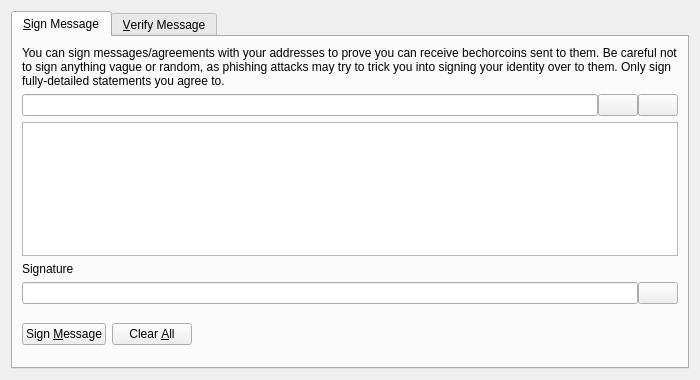
<?xml version="1.0" encoding="UTF-8"?>
<ui version="4.0">
 <class>SignVerifyMessageDialog</class>
 <widget class="QDialog" name="SignVerifyMessageDialog">
  <property name="geometry">
   <rect>
    <x>0</x>
    <y>0</y>
    <width>700</width>
    <height>380</height>
   </rect>
  </property>
  <property name="windowTitle">
   <string>Signatures - Sign / Verify a Message</string>
  </property>
  <property name="modal">
   <bool>true</bool>
  </property>
  <layout class="QVBoxLayout" name="verticalLayout">
   <item>
    <widget class="QTabWidget" name="tabWidget">
     <property name="currentIndex">
      <number>0</number>
     </property>
     <widget class="QWidget" name="tabSignMessage">
      <attribute name="title">
       <string>&amp;Sign Message</string>
      </attribute>
      <layout class="QVBoxLayout" name="verticalLayout_SM">
       <item>
        <widget class="QLabel" name="infoLabel_SM">
         <property name="text">
          <string>You can sign messages/agreements with your addresses to prove you can receive bechorcoins sent to them. Be careful not to sign anything vague or random, as phishing attacks may try to trick you into signing your identity over to them. Only sign fully-detailed statements you agree to.</string>
         </property>
         <property name="textFormat">
          <enum>Qt::PlainText</enum>
         </property>
         <property name="wordWrap">
          <bool>true</bool>
         </property>
        </widget>
       </item>
       <item>
        <layout class="QHBoxLayout" name="horizontalLayout_1_SM">
         <property name="spacing">
          <number>0</number>
         </property>
         <item>
          <widget class="QValidatedLineEdit" name="addressIn_SM">
           <property name="toolTip">
            <string>The bechorcoin address to sign the message with</string>
           </property>
          </widget>
         </item>
         <item>
          <widget class="QPushButton" name="addressBookButton_SM">
           <property name="toolTip">
            <string>Choose previously used address</string>
           </property>
           <property name="text">
            <string/>
           </property>
           <property name="icon">
            <iconset resource="../bitcoin.qrc">
             <normaloff>:/icons/address-book</normaloff>:/icons/address-book</iconset>
           </property>
           <property name="shortcut">
            <string>Alt+A</string>
           </property>
           <property name="autoDefault">
            <bool>false</bool>
           </property>
          </widget>
         </item>
         <item>
          <widget class="QPushButton" name="pasteButton_SM">
           <property name="toolTip">
            <string>Paste address from clipboard</string>
           </property>
           <property name="text">
            <string/>
           </property>
           <property name="icon">
            <iconset resource="../bitcoin.qrc">
             <normaloff>:/icons/editpaste</normaloff>:/icons/editpaste</iconset>
           </property>
           <property name="shortcut">
            <string>Alt+P</string>
           </property>
           <property name="autoDefault">
            <bool>false</bool>
           </property>
          </widget>
         </item>
        </layout>
       </item>
       <item>
        <widget class="QPlainTextEdit" name="messageIn_SM">
         <property name="toolTip">
          <string>Enter the message you want to sign here</string>
         </property>
        </widget>
       </item>
       <item>
        <widget class="QLabel" name="signatureLabel_SM">
         <property name="text">
          <string>Signature</string>
         </property>
         <property name="textFormat">
          <enum>Qt::PlainText</enum>
         </property>
        </widget>
       </item>
       <item>
        <layout class="QHBoxLayout" name="horizontalLayout_2_SM">
         <property name="spacing">
          <number>0</number>
         </property>
         <item>
          <widget class="QLineEdit" name="signatureOut_SM">
           <property name="font">
            <font>
             <italic>true</italic>
            </font>
           </property>
           <property name="readOnly">
            <bool>true</bool>
           </property>
          </widget>
         </item>
         <item>
          <widget class="QPushButton" name="copySignatureButton_SM">
           <property name="toolTip">
            <string>Copy the current signature to the system clipboard</string>
           </property>
           <property name="text">
            <string/>
           </property>
           <property name="icon">
            <iconset resource="../bitcoin.qrc">
             <normaloff>:/icons/editcopy</normaloff>:/icons/editcopy</iconset>
           </property>
           <property name="autoDefault">
            <bool>false</bool>
           </property>
          </widget>
         </item>
        </layout>
       </item>
       <item>
        <layout class="QHBoxLayout" name="horizontalLayout_3_SM">
         <item>
          <widget class="QPushButton" name="signMessageButton_SM">
           <property name="toolTip">
            <string>Sign the message to prove you own this bechorcoin address</string>
           </property>
           <property name="text">
            <string>Sign &amp;Message</string>
           </property>
           <property name="icon">
            <iconset resource="../bitcoin.qrc">
             <normaloff>:/icons/edit</normaloff>:/icons/edit</iconset>
           </property>
           <property name="autoDefault">
            <bool>false</bool>
           </property>
          </widget>
         </item>
         <item>
          <widget class="QPushButton" name="clearButton_SM">
           <property name="toolTip">
            <string>Reset all sign message fields</string>
           </property>
           <property name="text">
            <string>Clear &amp;All</string>
           </property>
           <property name="icon">
            <iconset resource="../bitcoin.qrc">
             <normaloff>:/icons/remove</normaloff>:/icons/remove</iconset>
           </property>
           <property name="autoDefault">
            <bool>false</bool>
           </property>
          </widget>
         </item>
         <item>
          <spacer name="horizontalSpacer_1_SM">
           <property name="orientation">
            <enum>Qt::Horizontal</enum>
           </property>
           <property name="sizeHint" stdset="0">
            <size>
             <width>40</width>
             <height>48</height>
            </size>
           </property>
          </spacer>
         </item>
         <item>
          <widget class="QLabel" name="statusLabel_SM">
           <property name="font">
            <font>
             <weight>75</weight>
             <bold>true</bold>
            </font>
           </property>
           <property name="text">
            <string/>
           </property>
           <property name="wordWrap">
            <bool>true</bool>
           </property>
          </widget>
         </item>
         <item>
          <spacer name="horizontalSpacer_2_SM">
           <property name="orientation">
            <enum>Qt::Horizontal</enum>
           </property>
           <property name="sizeHint" stdset="0">
            <size>
             <width>40</width>
             <height>48</height>
            </size>
           </property>
          </spacer>
         </item>
        </layout>
       </item>
      </layout>
     </widget>
     <widget class="QWidget" name="tabVerifyMessage">
      <attribute name="title">
       <string>&amp;Verify Message</string>
      </attribute>
      <layout class="QVBoxLayout" name="verticalLayout_VM">
       <item>
        <widget class="QLabel" name="infoLabel_VM">
         <property name="text">
          <string>Enter the receiver's address, message (ensure you copy line breaks, spaces, tabs, etc. exactly) and signature below to verify the message. Be careful not to read more into the signature than what is in the signed message itself, to avoid being tricked by a man-in-the-middle attack. Note that this only proves the signing party receives with the address, it cannot prove sendership of any transaction!</string>
         </property>
         <property name="textFormat">
          <enum>Qt::PlainText</enum>
         </property>
         <property name="alignment">
          <set>Qt::AlignLeading|Qt::AlignLeft|Qt::AlignTop</set>
         </property>
         <property name="wordWrap">
          <bool>true</bool>
         </property>
        </widget>
       </item>
       <item>
        <layout class="QHBoxLayout" name="horizontalLayout_1_VM">
         <property name="spacing">
          <number>0</number>
         </property>
         <item>
          <widget class="QValidatedLineEdit" name="addressIn_VM">
           <property name="toolTip">
            <string>The bechorcoin address the message was signed with</string>
           </property>
          </widget>
         </item>
         <item>
          <widget class="QPushButton" name="addressBookButton_VM">
           <property name="toolTip">
            <string>Choose previously used address</string>
           </property>
           <property name="text">
            <string/>
           </property>
           <property name="icon">
            <iconset resource="../bitcoin.qrc">
             <normaloff>:/icons/address-book</normaloff>:/icons/address-book</iconset>
           </property>
           <property name="shortcut">
            <string>Alt+A</string>
           </property>
           <property name="autoDefault">
            <bool>false</bool>
           </property>
          </widget>
         </item>
        </layout>
       </item>
       <item>
        <widget class="QPlainTextEdit" name="messageIn_VM"/>
       </item>
       <item>
        <widget class="QValidatedLineEdit" name="signatureIn_VM"/>
       </item>
       <item>
        <layout class="QHBoxLayout" name="horizontalLayout_2_VM">
         <item>
          <widget class="QPushButton" name="verifyMessageButton_VM">
           <property name="toolTip">
            <string>Verify the message to ensure it was signed with the specified bechorcoin address</string>
           </property>
           <property name="text">
            <string>Verify &amp;Message</string>
           </property>
           <property name="icon">
            <iconset resource="../bitcoin.qrc">
             <normaloff>:/icons/transaction_0</normaloff>:/icons/transaction_0</iconset>
           </property>
           <property name="autoDefault">
            <bool>false</bool>
           </property>
          </widget>
         </item>
         <item>
          <widget class="QPushButton" name="clearButton_VM">
           <property name="toolTip">
            <string>Reset all verify message fields</string>
           </property>
           <property name="text">
            <string>Clear &amp;All</string>
           </property>
           <property name="icon">
            <iconset resource="../bitcoin.qrc">
             <normaloff>:/icons/remove</normaloff>:/icons/remove</iconset>
           </property>
           <property name="autoDefault">
            <bool>false</bool>
           </property>
          </widget>
         </item>
         <item>
          <spacer name="horizontalSpacer_1_VM">
           <property name="orientation">
            <enum>Qt::Horizontal</enum>
           </property>
           <property name="sizeHint" stdset="0">
            <size>
             <width>40</width>
             <height>48</height>
            </size>
           </property>
          </spacer>
         </item>
         <item>
          <widget class="QLabel" name="statusLabel_VM">
           <property name="font">
            <font>
             <weight>75</weight>
             <bold>true</bold>
            </font>
           </property>
           <property name="text">
            <string/>
           </property>
           <property name="wordWrap">
            <bool>true</bool>
           </property>
          </widget>
         </item>
         <item>
          <spacer name="horizontalSpacer_2_VM">
           <property name="orientation">
            <enum>Qt::Horizontal</enum>
           </property>
           <property name="sizeHint" stdset="0">
            <size>
             <width>40</width>
             <height>48</height>
            </size>
           </property>
          </spacer>
         </item>
        </layout>
       </item>
      </layout>
     </widget>
    </widget>
   </item>
  </layout>
 </widget>
 <customwidgets>
  <customwidget>
   <class>QValidatedLineEdit</class>
   <extends>QLineEdit</extends>
   <header>qt/qvalidatedlineedit.h</header>
  </customwidget>
 </customwidgets>
 <resources>
  <include location="../bitcoin.qrc"/>
 </resources>
 <connections/>
</ui>
